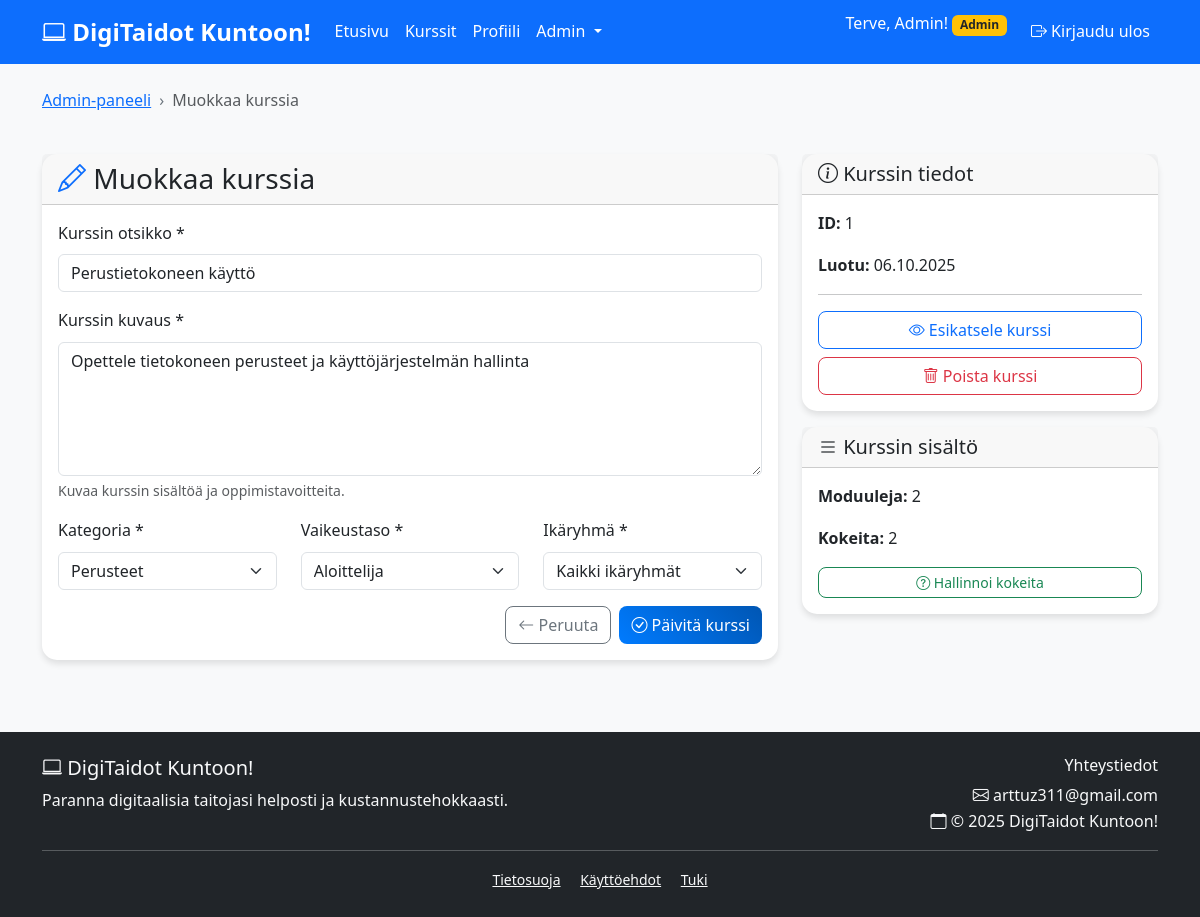
Page /admin/edit_course.php?id=1 (signed in) on the committed database.
### tables this page shows
CREATE TABLE courses (
  id INT AUTO_INCREMENT PRIMARY KEY,
  title VARCHAR(255) NOT NULL,
  description TEXT,
  category VARCHAR(100),
  difficulty VARCHAR(50),
  age_group VARCHAR(50),
  created_at TIMESTAMP DEFAULT CURRENT_TIMESTAMP
);

### includes/auth.php (called while the page is built, shortened)
<?php
require_once 'db.php';
$auth = new Auth($pdo);
?>

### includes/functions.php (called while the page is built, shortened)
<?php
require_once 'auth.php';
class Functions {
    private $pdo;
    public function __construct($pdo, $auth) {
        $this->pdo = $pdo;
    }
    public function getCourse($course_id) {
        try {
            $stmt = $this->pdo->prepare("SELECT * FROM courses WHERE id = ?");
            $stmt->execute([$course_id]);
            return $stmt->fetch();
        } catch(PDOException $e) {
            error_log("Kurssin hakuvirhe: " . $e->getMessage());
            return false;
        }
    }
    public function getCourseModules($course_id) {
        try {
            $stmt = $this->pdo->prepare("SELECT * FROM modules WHERE course_id = ? ORDER BY order_index ASC");
            $stmt->execute([$course_id]);
            return $stmt->fetchAll();
        } catch(PDOException $e) {
            error_log("Moduulien hakuvirhe: " . $e->getMessage());
            return [];
        }
    }
    public function getCourseQuizzes($course_id) {
        try {
            $stmt = $this->pdo->prepare("SELECT * FROM quizzes WHERE course_id = ? ORDER BY id ASC");
            $stmt->execute([$course_id]);
            return $stmt->fetchAll();
        } catch(PDOException $e) {
            error_log("Kokeiden hakuvirhe: " . $e->getMessage());
            return [];
        }
    }
    public function formatDate($date) {
        $timestamp = strtotime($date);
        return date('d.m.Y', $timestamp);
    }
}
$functions = new Functions($pdo, $auth);
?>

### admin/edit_course.php (the view, shortened to what this page needs)
<?php
require_once '../includes/db.php';
require_once '../includes/auth.php';
require_once '../includes/functions.php';
$functions->requireAdmin();
$course_id = (int)($_GET['id'] ?? 0);
$course = $functions->getCourse($course_id);
if ($_SERVER['REQUEST_METHOD'] === 'POST') {
    $title = $functions->sanitizeInput($_POST['title'] ?? '');
    $description = $functions->sanitizeInput($_POST['description'] ?? '');
    $category = $functions->sanitizeInput($_POST['category'] ?? '');
    $difficulty = $functions->sanitizeInput($_POST['difficulty'] ?? '');
    $age_group = $functions->sanitizeInput($_POST['age_group'] ?? '');
    if (empty($title)) {
        $error_message = 'Kurssin otsikko on pakollinen.';
    } elseif (empty($description)) {
        $error_message = 'Kurssin kuvaus on pakollinen.';
    } elseif (empty($category)) {
        $error_message = 'Kategoria on pakollinen.';
    } elseif (empty($difficulty)) {
        $error_message = 'Vaikeustaso on pakollinen.';
    } elseif (empty($age_group)) {
        $error_message = 'Ikäryhmä on pakollinen.';
    } else {
        $success = $functions->updateCourse($course_id, $title, $description, $category, $difficulty, $age_group);
        if ($success) {
            header('Location: index.php?success=course_updated');
            exit();
        } else {
            $error_message = 'Kurssin päivitys epäonnistui. Yritä uudelleen.';
        }
    }
} else {
    $title = $course['title'];
    $description = $course['description'];
    $category = $course['category'];
    $difficulty = $course['difficulty'];
    $age_group = $course['age_group'];
}
include '../includes/header.php';
?>
<div class="container py-4">
    <div class="row mb-4">
        <div class="col-12">
            <nav aria-label="breadcrumb">
                <ol class="breadcrumb">
                    <li class="breadcrumb-item"><a href="index.php">Admin-paneeli</a></li>
                    <li class="breadcrumb-item active">Muokkaa kurssia</li>
                </ol>
            </nav>
        </div>
    </div>
    <div class="row">
        <div class="col-lg-8">
            <div class="card">
                <div class="card-header">
                    <h3 class="mb-0">
                        <i class="bi bi-pencil text-primary"></i> Muokkaa kurssia
                    </h3>
                </div>
                <div class="card-body">
                    <form method="POST" action="">
                        <div class="mb-3">
                            <label for="title" class="form-label">Kurssin otsikko *</label>
                            <input type="text" class="form-control" id="title" name="title"
                                   value="<?php echo htmlspecialchars($title); ?>" required>
                        </div>
                        <div class="mb-3">
                            <label for="description" class="form-label">Kurssin kuvaus *</label>
                            <textarea class="form-control" id="description" name="description" rows="5" required><?php echo htmlspecialchars($description); ?></textarea>
                            <div class="form-text">Kuvaa kurssin sisältöä ja oppimistavoitteita.</div>
                        </div>
                        <div class="row">
                            <div class="col-md-4 mb-3">
                                <label for="category" class="form-label">Kategoria *</label>
                                <select class="form-select" id="category" name="category" required>
                                    <option value="Perusteet" <?php echo ($category === 'Perusteet') ? 'selected' : ''; ?>>Perusteet</option>
                                </select>
                            </div>
                            <div class="col-md-4 mb-3">
                                <label for="difficulty" class="form-label">Vaikeustaso *</label>
                                <select class="form-select" id="difficulty" name="difficulty" required>
                                    <option value="Aloittelija" <?php echo ($difficulty === 'Aloittelija') ? 'selected' : ''; ?>>Aloittelija</option>
                                </select>
                            </div>
                            <div class="col-md-4 mb-3">
                                <label for="age_group" class="form-label">Ikäryhmä *</label>
                                <select class="form-select" id="age_group" name="age_group" required>
                                    <option value="Kaikki ikäryhmät" <?php echo ($age_group === 'Kaikki ikäryhmät') ? 'selected' : ''; ?>>Kaikki ikäryhmät</option>
                                </select>
                            </div>
                        </div>
                        <div class="d-grid gap-2 d-md-flex justify-content-md-end">
                            <a href="index.php" class="btn btn-outline-secondary">
                                <i class="bi bi-arrow-left"></i> Peruuta
                            </a>
                            <button type="submit" class="btn btn-primary">
                                <i class="bi bi-check-circle"></i> Päivitä kurssi
                            </button>
                        </div>
                    </form>
                </div>
            </div>
        </div>
        <div class="col-lg-4">
            <div class="card">
                <div class="card-header">
                    <h5 class="mb-0"><i class="bi bi-info-circle"></i> Kurssin tiedot</h5>
                </div>
                <div class="card-body">
                    <p><strong>ID:</strong> <?php echo $course['id']; ?></p>
                    <p><strong>Luotu:</strong> <?php echo $functions->formatDate($course['created_at']); ?></p>
                    <hr>
                    <div class="d-grid gap-2">
                        <a href="../course.php?id=<?php echo $course['id']; ?>" class="btn btn-outline-primary" target="_blank">
                            <i class="bi bi-eye"></i> Esikatsele kurssi
                        </a>
                        <button type="button" class="btn btn-outline-danger" data-bs-toggle="modal" data-bs-target="#deleteModal">
                            <i class="bi bi-trash"></i> Poista kurssi
                        </button>
                    </div>
                </div>
            </div>
            <div class="card mt-3">
                <div class="card-header">
                    <h5 class="mb-0"><i class="bi bi-list"></i> Kurssin sisältö</h5>
                </div>
                <div class="card-body">
                    <?php
                    $modules = $functions->getCourseModules($course_id);
                    $quizzes = $functions->getCourseQuizzes($course_id);
                    ?>
                    <p><strong>Moduuleja:</strong> <?php echo count($modules); ?></p>
                    <p><strong>Kokeita:</strong> <?php echo count($quizzes); ?></p>
                    <div class="d-grid gap-2 mt-3">
                        <a href="quizzes.php?course=<?php echo $course_id; ?>" class="btn btn-outline-success btn-sm">
                            <i class="bi bi-question-circle"></i> Hallinnoi kokeita
                        </a>
                    </div>
                </div>
            </div>
        </div>
    </div>
</div>
<?php include '../includes/footer.php'; ?>

### css/style.css (style rules this page uses)
body { font-family: 'Segoe UI', Tahoma, Geneva, Verdana, sans-serif; line-height: 1.6; background-color: #f8f9fa; }
.card { border: none; border-radius: 15px; box-shadow: 0 4px 6px rgba(0, 0, 0, 0.1); transition: transform 0.3s ease, box-shadow 0.3s ease; }
.btn { border-radius: 8px; font-weight: 500; transition: all 0.3s ease; }
.btn-primary { background: linear-gradient(45deg, #007bff, #0056b3); border: none; }
.breadcrumb { background-color: transparent; padding: 0; }
.breadcrumb-item + .breadcrumb-item::before { content: "›"; color: #6c757d; }

### rows in the picture
courses: title "Perustietokoneen käyttö", description "Opettele tietokoneen perusteet ja käyttöjärjestelmän hallinta", category "Perusteet", difficulty "Aloittelija", age_group "Kaikki ikäryhmät", id "1", created_at "06.10.2025"

### other values in the picture
$_SESSION['user_name'] "Admin"
count($modules) "2"
count($quizzes) "2"
